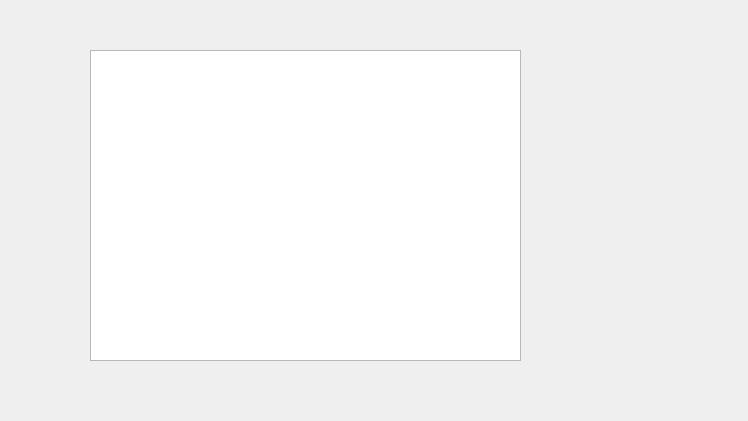
<?xml version="1.0" encoding="UTF-8"?>
<ui version="4.0">
 <class>table</class>
 <widget class="QDialog" name="table">
  <property name="geometry">
   <rect>
    <x>0</x>
    <y>0</y>
    <width>748</width>
    <height>421</height>
   </rect>
  </property>
  <property name="windowTitle">
   <string>Dialog</string>
  </property>
  <widget class="QTableView" name="tableView">
   <property name="geometry">
    <rect>
     <x>90</x>
     <y>50</y>
     <width>431</width>
     <height>311</height>
    </rect>
   </property>
  </widget>
 </widget>
 <resources/>
 <connections/>
</ui>
